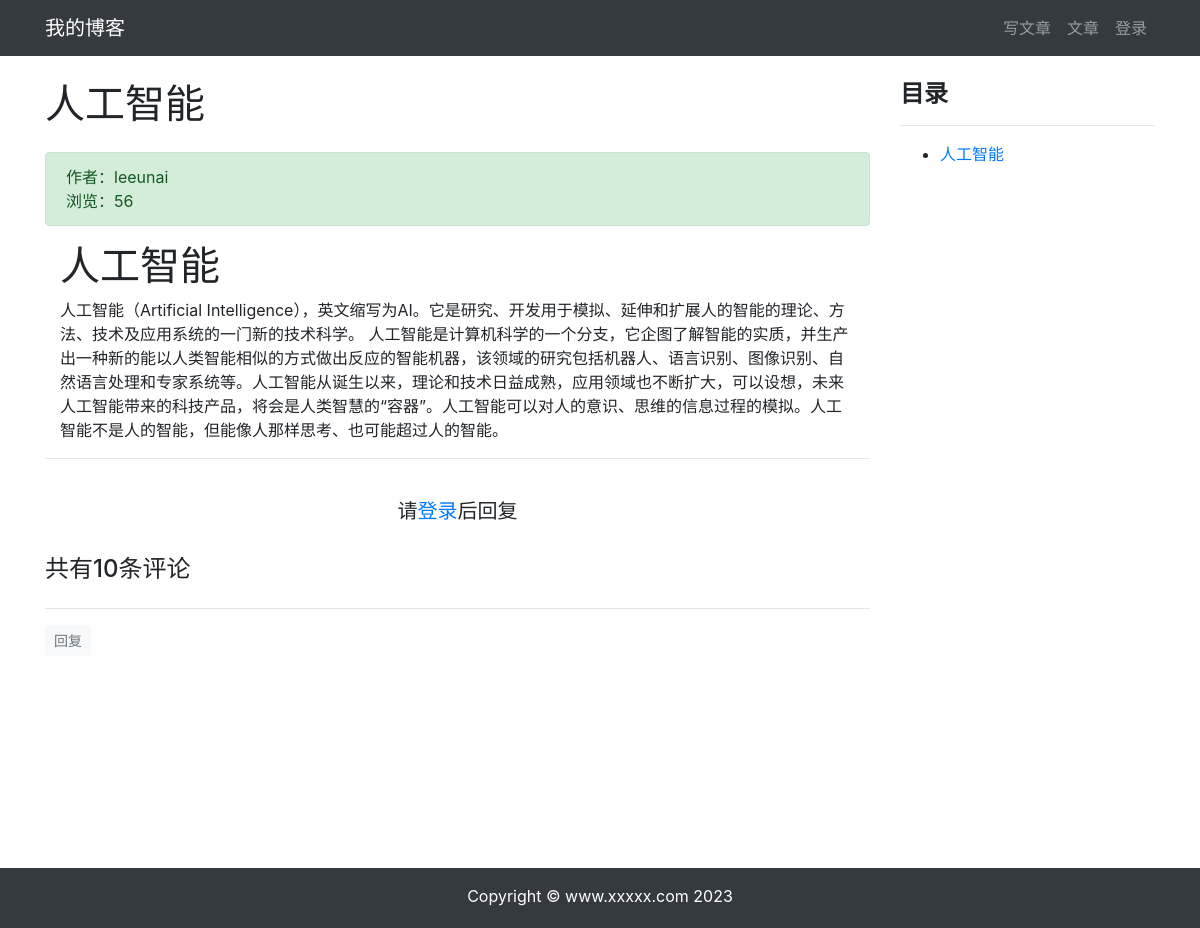
The app's page /article/article-detail/40/ with its own data.
### article/models.py (models this page shows, shortened)
class ArticlePost(models.Model):
    author = models.ForeignKey(User, on_delete=models.CASCADE)
    avatar = models.ImageField(upload_to='article/%Y%m%d/', blank=True)
    column = models.ForeignKey(
        ArticleColumn,
        null=True,
        blank=True,
        on_delete=models.CASCADE,
        related_name='article'
    )
    title = models.CharField(max_length=100)
    tags = TaggableManager(blank=True)
    body = models.TextField()
    created = models.DateTimeField(default=timezone.now)
    updated = models.DateTimeField(auto_now=True)
    total_views = models.PositiveIntegerField(default=0)
    class Meta:
        ordering = ('-created',)
    def save(self, *args, **kwargs):
        article = super(ArticlePost, self).save(*args, **kwargs)
        return article

### article/views.py (the view)
# urls.py: path('article-detail/<int:id>/', views.article_detail, name='article_detail'),
def article_detail(request, id):
    article = ArticlePost.objects.get(id=id)
    comments = Comment.objects.filter(article=id)
    article.total_views += 1
    article.save(update_fields=['total_views'])
    md = markdown.Markdown(
        extensions=[
            'markdown.extensions.extra',
            'markdown.extensions.codehilite',
            'markdown.extensions.toc',
        ]
    )
    article.body = md.convert(article.body)
    comment_form = CommentForm()
    context = {'article': article,
               'toc': md.toc,
               'comments': comments,
               'comment_form': comment_form,}
    return render(request, 'article/detail.html', context)

### templates/article/detail.html (shortened to what this page needs)
{% extends "base.html" %}
{% load staticfiles %}
{% block content %}
    <link rel="stylesheet" href="{% static 'prism/prism.css' %}">
    <div class="container">
        <div class="row">
            <div class="col-9">
                <h1 class="mt-4 mb-4">{{ article.title }}</h1>
                <div class="alert alert-success">
                    <div>
                        作者：{{ article.author }}
                    </div>
                    <div>
                        浏览：{{ article.total_views }}
                    </div>
                </div>
                <div class="col-12">
                    <p>{{ article.body|safe }}</p>
                </div>
                <hr>
                {% if user.is_authenticated %}
                    <div>
                        <form action="{% url 'comment:post_comment' article.id %}" method="POST">
                            {% csrf_token %}
                            <div class="form-group">
                                <label for="body">
                                    <strong>
                                        我也要发言：
                                    </strong>
                                </label>
                                <div>
                                    {{ comment_form.media }}
                                    {{ comment_form.body }}
                                </div>
                            </div>
                            <button type="submit" class="btn btn-primary ">发送</button>
                        </form>
                    </div>
                    <br>
                {% else %}
                    <br>
                    <h5 class="row justify-content-center">
                        请<a href="{% url 'userprofile:login' %}">登录</a>后回复
                    </h5>
                    <br>
                {% endif %}
                {% load mptt_tags %}
                <h4>共有{{ comments.count }}条评论</h4>
                <div class="row">
                    {% recursetree comments %}
                        {% with comment=node %}
                            <div class="{% if comment.reply_to %}
                        offset-1 col-11
                        {% else %}
                        col-12
                        {% endif %}"
                                 id="comment_elem_{{ comment.id }}">
                                <hr>
                                <div>
                                    {% if user.is_authenticated %}
                                        <button type="button"
                                                class="btn btn-light btn-sm text-muted"
                                                onclick="load_modal({{ article.id }}, {{ comment.id }})"
                                        >
                                            回复
                                        </button>
                                    {% else %}
                                        <a class="btn btn-light btn-sm text-muted"
                                           href="{% url 'userprofile:login' %}"
                                        >
                                            回复
                                        </a>
                                    {% endif %}
                                </div>
                            </div>
                        {% endwith %}
                    {% endrecursetree %}
                </div>
            </div>
            <div class="col-3 mt-4" id="sidebar" class="sidebar">
                <div class="sidebar__inner">
                    <h4><strong>目录</strong></h4>
                    <hr>
                    <div>
                        {{ toc|safe }}
                    </div>
                </div>
            </div>
        </div>
    </div>
{% endblock content %}

### templates/article/detail.html (style rules this page uses)
.sidebar__inner { transform: translate(0, 0); transform: translate3d(0, 0, 0); will-change: position, transform; }

### templates/base.html (style rules this page uses)
html, body { height: 100%; margin: 0; }

### records on screen
ArticlePost: title "人工智能", author "leeunai", total_views "56", body "人工智能 人工智能（Artificial Intelligence），英文缩写为AI。它是研究、开发用于模拟、延伸和扩展人的智能的理论、方法、技术及应用系统的一门新的技术科学。 人工智能是计算机科学的一个分支，它企图了解智能的实质，并生产出一种新的能以人类智能相似的方式做出反应的智能机器，该领域的研究包括机器人、语言识别、图像识别、自然语言处理和专家系统等。人工智能从诞生以来，理论和技术日益成熟，应用领域也不断扩大，可以设想，未来人工智能带来的科技产品，将会是人类智慧的“容器”。人工智能可以对人的意识、思维的信息过程的模拟。人工智能不是人的智能，但能像人那样思考、也可能超过人的智能。"

### other values on screen
{{ comments.count }} "10"
